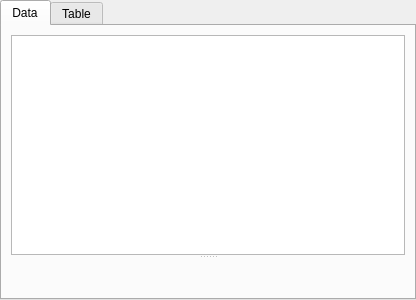
<?xml version="1.0" encoding="UTF-8"?>
<ui version="4.0">
 <class>Table</class>
 <widget class="QWidget" name="Table">
  <property name="geometry">
   <rect>
    <x>0</x>
    <y>0</y>
    <width>416</width>
    <height>300</height>
   </rect>
  </property>
  <property name="windowTitle">
   <string>Form</string>
  </property>
  <layout class="QHBoxLayout" name="horizontalLayout_2">
   <property name="spacing">
    <number>6</number>
   </property>
   <property name="leftMargin">
    <number>0</number>
   </property>
   <property name="topMargin">
    <number>0</number>
   </property>
   <property name="rightMargin">
    <number>0</number>
   </property>
   <property name="bottomMargin">
    <number>0</number>
   </property>
   <item>
    <widget class="QTabWidget" name="tabWidget">
     <property name="sizePolicy">
      <sizepolicy hsizetype="Expanding" vsizetype="Expanding">
       <horstretch>1</horstretch>
       <verstretch>0</verstretch>
      </sizepolicy>
     </property>
     <property name="minimumSize">
      <size>
       <width>50</width>
       <height>0</height>
      </size>
     </property>
     <property name="currentIndex">
      <number>0</number>
     </property>
     <widget class="QWidget" name="tabData">
      <attribute name="title">
       <string>Data</string>
      </attribute>
      <layout class="QVBoxLayout" name="verticalLayout_10">
       <item>
        <widget class="QSplitter" name="splitter">
         <property name="sizePolicy">
          <sizepolicy hsizetype="Expanding" vsizetype="Expanding">
           <horstretch>0</horstretch>
           <verstretch>0</verstretch>
          </sizepolicy>
         </property>
         <property name="frameShape">
          <enum>QFrame::NoFrame</enum>
         </property>
         <property name="orientation">
          <enum>Qt::Vertical</enum>
         </property>
         <property name="opaqueResize">
          <bool>true</bool>
         </property>
         <property name="childrenCollapsible">
          <bool>false</bool>
         </property>
         <widget class="QTableView" name="tableViewData">
          <property name="sizePolicy">
           <sizepolicy hsizetype="Expanding" vsizetype="Expanding">
            <horstretch>0</horstretch>
            <verstretch>1</verstretch>
           </sizepolicy>
          </property>
         </widget>
         <widget class="QueryEditor" name="widgetEditor" native="true"/>
        </widget>
       </item>
      </layout>
     </widget>
     <widget class="QWidget" name="tabTable">
      <attribute name="title">
       <string>Table</string>
      </attribute>
      <layout class="QVBoxLayout" name="verticalLayout_4">
       <item>
        <widget class="QTableView" name="tableViewTable"/>
       </item>
       <item>
        <widget class="QGroupBox" name="groupBoxTable">
         <property name="sizePolicy">
          <sizepolicy hsizetype="Preferred" vsizetype="Minimum">
           <horstretch>0</horstretch>
           <verstretch>0</verstretch>
          </sizepolicy>
         </property>
         <property name="title">
          <string>Info</string>
         </property>
         <layout class="QHBoxLayout" name="horizontalLayout">
          <item>
           <layout class="QFormLayout" name="formLayout_2">
            <item row="0" column="0">
             <widget class="QLabel" name="label_2">
              <property name="text">
               <string>Name:</string>
              </property>
             </widget>
            </item>
            <item row="0" column="1">
             <widget class="QLabel" name="labelTableName">
              <property name="text">
               <string>TextLabel</string>
              </property>
              <property name="textInteractionFlags">
               <set>Qt::LinksAccessibleByMouse|Qt::TextSelectableByKeyboard|Qt::TextSelectableByMouse</set>
              </property>
             </widget>
            </item>
            <item row="1" column="0">
             <widget class="QLabel" name="label_4">
              <property name="text">
               <string>File size:</string>
              </property>
             </widget>
            </item>
            <item row="1" column="1">
             <widget class="QLabel" name="labelTableFileSize">
              <property name="text">
               <string>TextLabel</string>
              </property>
              <property name="textInteractionFlags">
               <set>Qt::LinksAccessibleByMouse|Qt::TextSelectableByKeyboard|Qt::TextSelectableByMouse</set>
              </property>
             </widget>
            </item>
            <item row="2" column="0">
             <widget class="QLabel" name="label_7">
              <property name="text">
               <string>Rows:</string>
              </property>
             </widget>
            </item>
            <item row="2" column="1">
             <widget class="QLabel" name="labelTableRows">
              <property name="text">
               <string>TextLabel</string>
              </property>
              <property name="textInteractionFlags">
               <set>Qt::LinksAccessibleByMouse|Qt::TextSelectableByKeyboard|Qt::TextSelectableByMouse</set>
              </property>
             </widget>
            </item>
           </layout>
          </item>
          <item>
           <layout class="QFormLayout" name="formLayout">
            <item row="0" column="0">
             <widget class="QLabel" name="label">
              <property name="text">
               <string>Type:</string>
              </property>
             </widget>
            </item>
            <item row="0" column="1">
             <widget class="QLabel" name="labelTableType">
              <property name="text">
               <string>TextLabel</string>
              </property>
              <property name="textInteractionFlags">
               <set>Qt::LinksAccessibleByMouse|Qt::TextSelectableByKeyboard|Qt::TextSelectableByMouse</set>
              </property>
             </widget>
            </item>
            <item row="1" column="0">
             <widget class="QLabel" name="label_3">
              <property name="text">
               <string>Table hash:</string>
              </property>
             </widget>
            </item>
            <item row="1" column="1">
             <widget class="QLabel" name="labelTableHash">
              <property name="text">
               <string>TextLabel</string>
              </property>
              <property name="textInteractionFlags">
               <set>Qt::LinksAccessibleByMouse|Qt::TextSelectableByKeyboard|Qt::TextSelectableByMouse</set>
              </property>
             </widget>
            </item>
            <item row="2" column="0">
             <widget class="QLabel" name="label_6">
              <property name="text">
               <string>Layout hash:</string>
              </property>
             </widget>
            </item>
            <item row="2" column="1">
             <widget class="QLabel" name="labelLayoutHash">
              <property name="text">
               <string>TextLabel</string>
              </property>
              <property name="textInteractionFlags">
               <set>Qt::LinksAccessibleByMouse|Qt::TextSelectableByKeyboard|Qt::TextSelectableByMouse</set>
              </property>
             </widget>
            </item>
           </layout>
          </item>
         </layout>
        </widget>
       </item>
      </layout>
     </widget>
    </widget>
   </item>
  </layout>
 </widget>
 <customwidgets>
  <customwidget>
   <class>QueryEditor</class>
   <extends>QWidget</extends>
   <header>queryeditor.h</header>
   <container>1</container>
  </customwidget>
 </customwidgets>
 <resources/>
 <connections/>
</ui>
